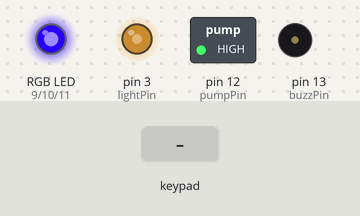
The sketch below on a simulated Arduino Uno, built with avr-gcc and run on an emulated ATmega328P. Shown: switched loads named in the sketch (green lamp = pin HIGH), an RGB LED mixed from three pins (HIGH = lit), output pins drawn as LEDs (lit = HIGH), buzzer (waves = sounding). Wiring (inferred from the names in the program): 4×3 keypad with keys 1 2 3 4 5 6 7 8 9 A 0 B: rows pin 8, pin 7, pin 5, pin 0; columns pin 4, pin 2, pin 6. The inputs (shaded band) are chosen by the test bench. Dim RGB values are drawn brighter than linear; random numbers use the default seed unless the sketch sets one; pins used as bus, display or sensor lines are not drawn.

Above: at 1.25 s.
1.3 s: key '7' pressed
At 2.4 s:
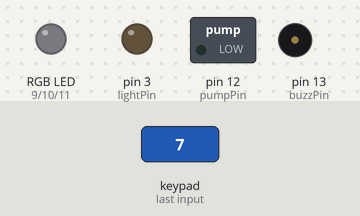
2.8 s: keypad keys 0 8 7 5 pressed 0.4 s apart
At 3.75 s:
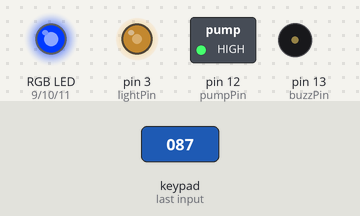
6.3 s: key '1' pressed
At 6.46 s:
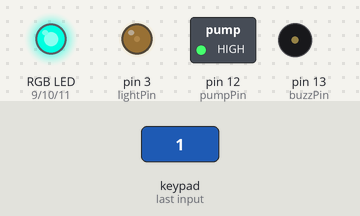
9.3 s: keypad keys 0 8 7 5 A pressed 0.4 s apart
At 9.48 s:
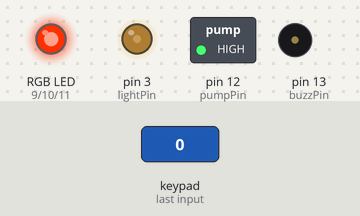
12.8 s: key '9' pressed
At 13.2 s:
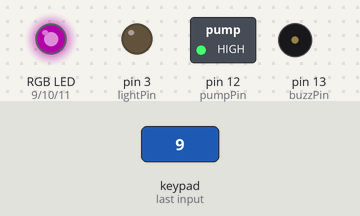
15.8 s: keypad keys 4 2 6 pressed 0.4 s apart
At 22.5 s:
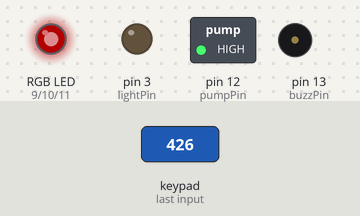
Timing chart, 0 to 24.2 s (numbered marks = the images above; inputs shaded):
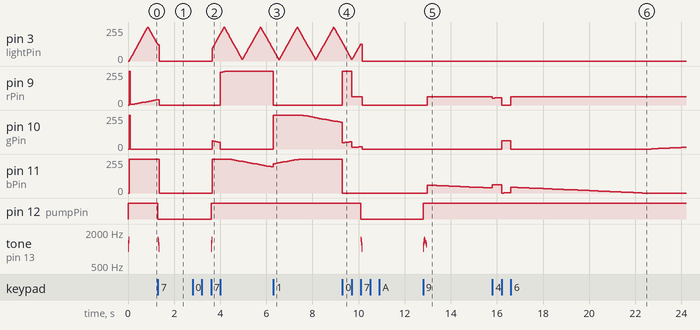

Measured:
- after the input at 1.3 s, pin 11 (bPin): 255/255 → 0/255 after 0.05 s; pin 12 (pumpPin): HIGH → LOW at once; tone on pin 13 (buzzPin): plays 1500 Hz for 0.01 s, 1400 Hz for 0.01 s, 1300 Hz for 0.01 s, 1200 Hz for 0.01 s, 1000 Hz for 0.01 s, starting at once
- after the input at 6.3 s, pin 9 (rPin): 255/255 → 0/255 at once; pin 10 (gPin): 0/255 → 255/255 at once, → 254/255 1.2 s later, → 251/255 0.10 s later, → 248/255 0.10 s later, … (19 changes in this stretch)
- after the input at 9.3 s, pin 9 (rPin): 0/255 → 255/255 at once, → 61/255 0.40 s later, → 0/255 0.45 s later; pin 11 (bPin): 255/255 → 0/255 at once; pin 12 (pumpPin): HIGH → LOW after 0.80 s; tone on pin 13 (buzzPin): plays 1500 Hz for 0.01 s, 1400 Hz for 0.01 s, 1300 Hz for 0.01 s, 1200 Hz for 0.01 s, 1000 Hz for 0.01 s, starting after 0.80 s
- after the input at 12.8 s, pin 9 (rPin): 0/255 → 61/255 after 0.17 s; pin 12 (pumpPin): LOW → HIGH at once; tone on pin 13 (buzzPin): plays 1000 Hz for 0.01 s, 1200 Hz for 0.01 s, 1300 Hz for 0.01 s, 1400 Hz for 0.01 s, 1500 Hz for 0.04 s, 1400 Hz for 0.03 s … (8 notes in this stretch), starting at once
- after the input at 15.8 s, pin 9 (rPin): 61/255 → 52/255 at once, → 53/255 0.10 s later, → 54/255 0.10 s later, → 55/255 0.10 s later, … (6 changes in this stretch)

The sketch:

BubbleTube.ino
```cpp
//changed by wilfy again

const int soundFreq = 100;  //sample every x milliseconds
const int soundTimeLong = 60; //seconds
const int soundTimeShort = 2; //seconds
const int soundTriggerLength = 3; //seconds
const float soundTriggerLevel = 1.1; //times louder than average
const int soundCutoff = 30;


const int rPin = 9;
const int gPin = 10;
const int bPin = 11;
const int buzzPin = 13;
const int micPin = A3;
const int lightPin = 3;
const int pumpPin = 12;


const unsigned long delayOff = 2400; //seconds to wait before turning off


const byte ROWS = 4; //four rows
const byte COLS = 3; //three columns
const byte rowPins[ROWS] = {0, 8, 7, 5};
const byte colPins[COLS] = {4, 2, 6};
const byte keys[ROWS][COLS] = {
  {1,2,3},
  {4,5,6},
  {7,8,9},
  {10,0,11}
};


void setup() {

  pinMode(buzzPin, OUTPUT);
  pinMode(lightPin, OUTPUT);
  pinMode(pumpPin, OUTPUT);
  digitalWrite(pumpPin,LOW);


  for (int i = 0; i < ROWS; i++)  {
    pinMode(rowPins[i], OUTPUT);
    digitalWrite(rowPins[i],HIGH);
  }

  for (int i = 0; i < COLS; i++)  {
    pinMode(colPins[i], INPUT);
    digitalWrite(colPins[i],HIGH);
  }


   //Serial.begin(9600);


   powerOn();

}


int lastKeyPress = -1;


unsigned long sleepTime = 0;
boolean waitingToSleep = false;
int colorRotatePos = 0;
byte red = 255;
byte green = 255;
byte blue = 255;
byte brightness = 255;
boolean colorRotating = true;
boolean buttonFading = true;
byte buttonFadeVal = 0;

boolean buttonFadeUp = true;
boolean sleep = false;
byte shutter = 255;


boolean soundActivated = false;
int soundTriggered = 0;
int soundLevel = 0;
float aveSoundLevel = 0;
float longAveSoundLevel = 100;


void loop() {


  //keypress stuff...

  int keyPress = checkForKeyPress();
  if(keyPress != lastKeyPress) {
    //a key was pressed - do something!
   // Serial.println(keyPress,DEC);

    switch (keyPress) {


      case -1:

        break;
      case 0:
        if(!sleep) {
          brightness = brightness + 64;
          if (brightness > 255) brightness = 63;
          //tone(buzzPin,800+(brightness*2));
          //delay(50);
          //noTone(buzzPin);
        }
        break;
      case 1:
        randomColor();
        break;
      case 2:
        randomColor();
        break;
      case 3:
        randomColor();
        break;
      case 4:
        randomColor();
        break;
      case 5:
        randomColor();
        break;
      case 6:
        randomColor();
        break;
      case 7:
        randomColor();
        break;
      case 8:
        randomColor();
        break;
      case 9:
        randomColor();
        break;
      case 10:
        if(sleep) {
          powerOn();
        } else {
          powerOff();
        }
        /*  OLD SOUND STUFF
        if(soundActivated) {
          soundActivated = false;
          tone(buzzPin,1500);
          delay(50);
          tone(buzzPin,1200);
          delay(50);
          tone(buzzPin,900);
          delay(50);
          noTone(buzzPin);
        } else {
          soundActivated = true;
          tone(buzzPin,900);
          delay(50);
          tone(buzzPin,1200);
          delay(50);
          tone(buzzPin,1500);
          delay(50);
          noTone(buzzPin);
        }
        */
        break;
      case 11:
        startDelayOff();
        break;

    }


  }
  lastKeyPress = keyPress;


  //sound monitor stuff...
  /*  OLD SOUND STUFF
  int sensorValue;
  sensorValue = analogRead(micPin);
  sensorValue = abs(sensorValue-512);
  if(millis() % 2 == 0) soundLevel = soundLevel * 0.95;
  if(sensorValue > soundLevel) soundLevel = sensorValue;

  if(millis() % soundFreq == 0) {
    aveSoundLevel = ((aveSoundLevel * ((soundTimeShort * (1000 / soundFreq))-1)) + soundLevel) / (soundTimeShort * (1000 / soundFreq));
    longAveSoundLevel = ((longAveSoundLevel * ((soundTimeLong * (1000 / soundFreq))-1)) + soundLevel) / (soundTimeLong * (1000 / soundFreq));

    if(soundActivated) {
      Serial.print(aveSoundLevel,DEC);
      Serial.print(" : ");
      Serial.print(soundTriggered,DEC);
      Serial.print(" : ");

      Serial.println(longAveSoundLevel,DEC);


      if(aveSoundLevel > longAveSoundLevel * soundTriggerLevel){
        soundTriggered++;
        //sound level over trigger
        if(soundTriggered > (soundTriggerLength * (1000/soundFreq))) {
          //sound level over trigger and time
          if(sleep && soundActivated) startDelayOff();
        }

      } else {
        //normal sound levels
        soundTriggered = 0;
      }
    }
  }
  */


  //check to see if it's time to sleep...
  if (millis() > sleepTime && waitingToSleep) powerOff();


  //colour rotate
  if (colorRotating && millis() % 100 == 0) colorRotate();


  //fadebuttons
  if (buttonFading && millis() % 10 == 0) buttonFade();


  //RGB LED stuff...
  setRgbLed();


}

void buttonFade() {

  if(buttonFadeUp) {
    if(buttonFadeVal == 255) {
      buttonFadeUp = false;
    } else {
      buttonFadeVal++;
    }
  } else {
    if(buttonFadeVal == 10) {
      buttonFadeUp = true;
    } else {
      buttonFadeVal--;
    }
  }

  if(!sleep && !waitingToSleep) {
    analogWrite(lightPin,buttonFadeVal);
  } else {
    analogWrite(lightPin,0);
  }

}


void randomColor(){
  colorRotatePos = random(0, 1536);
  colorRotate();
}

void colorRotate() {
  colorRotatePos++;

  if (colorRotatePos == 1536) colorRotatePos = 0;

  if(colorRotatePos >= 0 && colorRotatePos < 256) {
    red = colorRotatePos;
    green = 0;
    blue = 255;

  } else if(colorRotatePos >= 256 && colorRotatePos < 512) {
    red = 255;
    green = 0;
    blue = 255 - (colorRotatePos - 256);

  } else if(colorRotatePos >= 512 && colorRotatePos < 768) {
    red = 255;
    green = colorRotatePos - 512;
    blue = 0;

  } else if(colorRotatePos >= 768 && colorRotatePos < 1024) {
    red = 255 - (colorRotatePos - 768);
    green = 255;
    blue = 0;

  } else if(colorRotatePos >= 1024 && colorRotatePos < 1280) {
    red = 0;
    green = 255;
    blue = colorRotatePos - 1024;

  } else if(colorRotatePos >= 1280 && colorRotatePos < 1536) {
    red = 0;
    green = 255 - (colorRotatePos - 1280);
    blue = 255;

  }


}


void setRgbLed() {


  int r = 0;
  int g = 0;
  int b = 0;

  r = red;
  g = green;
  b = blue;

  //apply shutter
  r = (r * ((shutter*100)/255))/100;
  g = (g * ((shutter*100)/255))/100;
  b = (b * ((shutter*100)/255))/100;

  //apply brightness
  r = (r * ((brightness*100)/255))/100;
  g = (g * ((brightness*100)/255))/100;
  b = (b * ((brightness*100)/255))/100;

  analogWrite(rPin,r);
  analogWrite(gPin,g);
  analogWrite(bPin,b);

}

void startDelayOff() {
  if (sleep) powerOn();
  sleepTime = millis() + (delayOff * 1000);
  waitingToSleep = true;
  tone(buzzPin,1500);
   delay(30);
   tone(buzzPin,1400);
   delay(30);
   tone(buzzPin,1300);
   delay(30);
   tone(buzzPin,1200);
   delay(30);
   noTone(buzzPin);

}

void powerOff() {
  waitingToSleep = false;
  sleep = true;
  shutter = 0;
  digitalWrite(pumpPin,LOW);
  tone(buzzPin,1500);
   delay(10);
   tone(buzzPin,1400);
   delay(10);
   tone(buzzPin,1300);
   delay(10);
   tone(buzzPin,1200);
   delay(10);
   tone(buzzPin,1000);
   delay(10);
   noTone(buzzPin);
}

void powerOn() {
  waitingToSleep = false;
  sleep = false;
  shutter = 255;
  digitalWrite(pumpPin,HIGH);
  tone(buzzPin,1000);
   delay(10);
   tone(buzzPin,1200);
   delay(10);
   tone(buzzPin,1300);
   delay(10);
   tone(buzzPin,1400);
   delay(10);
   tone(buzzPin,1500);
   delay(10);
   noTone(buzzPin);
}

int checkForKeyPress() {

  int keyVal = -1;

  for (int i = 0; i < ROWS; i++)  {
    digitalWrite(rowPins[i],LOW);

    for (int j = 0; j < COLS; j++)  {
      if (!digitalRead(colPins[j])) {


       keyVal = keys[i][j];
      }
    }

    digitalWrite(rowPins[i],HIGH);
  }

  return keyVal;
}
```
